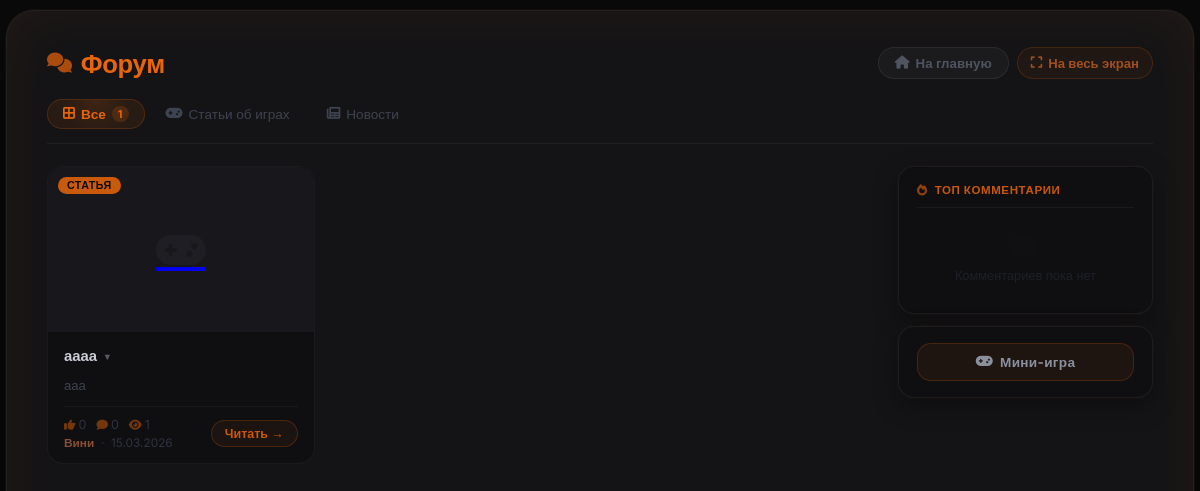
Page /forum on the committed database.
### models.py (models this page shows, shortened)
class Article(db.Model):
    __tablename__ = 'articles'
    id          = db.Column(db.Integer, primary_key=True)
    title       = db.Column(db.String(300), nullable=False)
    preview     = db.Column(db.Text, nullable=True)       # краткое описание
    content     = db.Column(db.Text, nullable=False)
    image       = db.Column(db.String(500), nullable=True)  # URL изображения (старый способ)
    image_file  = db.Column(db.String(300), nullable=True)  # имя файла загруженного изображения
    video_url   = db.Column(db.String(500), nullable=True)  # ссылка на YouTube
    video_file  = db.Column(db.String(300), nullable=True)  # загруженный видео-файл
    category    = db.Column(db.String(50), default='article')
    views       = db.Column(db.Integer, default=0)
    likes       = db.Column(db.Integer, default=0)
    dislikes    = db.Column(db.Integer, default=0)
    created_at  = db.Column(db.DateTime, default=datetime.utcnow)
    updated_at  = db.Column(db.DateTime, default=datetime.utcnow, onupdate=datetime.utcnow)
    author_id   = db.Column(db.Integer, db.ForeignKey('users.id'), nullable=False)
    game_id     = db.Column(db.Integer, db.ForeignKey('games.id'), nullable=True)
    comments    = db.relationship('Comment',      backref='article', lazy='dynamic',
                                  cascade='all, delete-orphan')
    votes       = db.relationship('Vote',         backref='article', lazy='dynamic',
                                  cascade='all, delete-orphan')
    extra_pages = db.relationship('ExtraPage',    backref='article', lazy='dynamic',
                                  cascade='all, delete-orphan')
    dropdown_items = db.relationship('DropdownItem', backref='article', lazy='dynamic',
                                     cascade='all, delete-orphan', order_by='DropdownItem.order')
    article_views  = db.relationship('ArticleView',  backref='article', lazy='dynamic',
                                     cascade='all, delete-orphan')
    def get_image_url(self):
        if self.image_file:
            return f'/static/uploads/{self.image_file}'
        if self.image:
            return self.image
        return None

class User(db.Model, UserMixin):
    __tablename__ = 'users'
    id             = db.Column(db.Integer, primary_key=True)
    username       = db.Column(db.String(80),  unique=True, nullable=False)
    email          = db.Column(db.String(120), unique=True, nullable=False)
    password_hash  = db.Column(db.String(256), nullable=False)
    role           = db.Column(db.Integer, default=0)
    created_at     = db.Column(db.DateTime, default=datetime.utcnow)   # дата регистрации
    last_seen      = db.Column(db.DateTime, default=datetime.utcnow)
    banned_until   = db.Column(db.DateTime, nullable=True)
    ban_reason     = db.Column(db.String(500), nullable=True)
    banned_by_id   = db.Column(db.Integer, db.ForeignKey('users.id'), nullable=True)
    recovery_key   = db.Column(db.String(256), nullable=True)  # хеш секретного ключа восстановления
    avatar         = db.Column(db.String(300), nullable=True)   # путь к аватарке
    articles       = db.relationship('Article',  backref='author',     lazy='dynamic', foreign_keys='Article.author_id')
    comments       = db.relationship('Comment',  backref='author',     lazy='dynamic', foreign_keys='Comment.author_id')
    votes          = db.relationship('Vote',     backref='user',       lazy='dynamic')
    extra_pages    = db.relationship('ExtraPage', backref='author',    lazy='dynamic', foreign_keys='ExtraPage.author_id')
    comment_reactions = db.relationship('CommentReaction', backref='user', lazy='dynamic')

### app.py (the view)
@app.route('/forum')
def forum():
    category     = request.args.get('category', 'all')
    q            = Article.query
    if category in ('article', 'news'):
        q = q.filter_by(category=category)
    articles     = q.order_by(Article.created_at.desc()).all()
    top_comments = Comment.query.order_by(Comment.likes.desc()).limit(5).all()
    settings     = SiteSettings.get()
    return render_template('forum.html', articles=articles,
                           category=category, top_comments=top_comments,
                           chaos_button_enabled=settings.chaos_button_enabled)

### app.py (called while the page is built)
@app.before_request
def update_last_seen():
    if current_user.is_authenticated:
        current_user.last_seen = datetime.utcnow()
        db.session.commit()

@app.after_request
def add_security_headers(response):
    response.headers['X-Content-Type-Options'] = 'nosniff'
    response.headers['X-Frame-Options']        = 'DENY'
    response.headers['X-XSS-Protection']       = '1; mode=block'
    response.headers.pop('Server', None)
    response.headers.pop('X-Powered-By', None)
    return response

### models.py (called while the page is built)
    @staticmethod
    def get():
        s = SiteSettings.query.first()
        if not s:
            s = SiteSettings(chaos_button_enabled=False)
            db.session.add(s)
            db.session.commit()
        return s

### templates/forum.html (shortened to what this page needs)
{% extends "base.html" %}
{% block content %}
<div class="forum-outer">
<div class="forum-card">
    <div class="forum-header">
        <h1 class="forum-title"><i class="fas fa-comments"></i> Форум</h1>
        <div style="display:flex; gap:8px; flex-wrap:wrap;">
            <a href="{{ url_for('index') }}" class="btn btn-secondary"><i class="fas fa-home"></i> На главную</a>
            <button id="fsBtn" onclick="toggleFullscreen()" title="На весь экран" style="
                display:inline-flex;align-items:center;gap:6px;padding:7px 13px;border-radius:20px;
                background:rgba(232,101,10,0.06);border:1px solid rgba(232,101,10,0.18);
                color:#a05020;font-size:0.82rem;font-weight:600;cursor:pointer;
                font-family:inherit;transition:all 0.2s;
            " onmouseover="this.style.background='rgba(232,101,10,0.14)';this.style.color='#e8650a';this.style.borderColor='rgba(232,101,10,0.4)'"
               onmouseout="this.style.background='rgba(232,101,10,0.06)';this.style.color='#a05020';this.style.borderColor='rgba(232,101,10,0.18)'">
                <i id="fsBtnIcon" class="fas fa-expand"></i>
                <span id="fsBtnLabel">На весь экран</span>
            </button>
        </div>
    </div>
    <div class="forum-tabs">
        <a href="{{ url_for('forum', category='all') }}" class="tab-link {% if category == 'all' %}active{% endif %}">
            <i class="fas fa-border-all"></i> Все
            {% if category == 'all' and articles %}<span class="tab-count">{{ articles|length }}</span>{% endif %}
        </a>
        <a href="{{ url_for('forum', category='article') }}" class="tab-link {% if category == 'article' %}active{% endif %}">
            <i class="fas fa-gamepad"></i> Статьи об играх
        </a>
        <a href="{{ url_for('forum', category='news') }}" class="tab-link {% if category == 'news' %}active{% endif %}">
            <i class="fas fa-newspaper"></i> Новости
        </a>
    </div>
    <div class="forum-body">
        <div class="cards-grid">
            {% if articles %}
                {% for art in articles %}
                <div class="article-card">
                    <span class="card-badge {{ art.category }}">{% if art.category == 'news' %}Новость{% else %}Статья{% endif %}</span>
                    <a href="{{ url_for('article', article_id=art.id) }}" class="card-thumb-link">
                        {% if art.get_image_url() %}
                            <img src="{{ art.get_image_url() }}" alt="{{ art.title }}" class="card-thumb">
                        {% else %}
                            <div class="card-thumb-ph"><i class="fas fa-{% if art.category == 'news' %}newspaper{% else %}gamepad{% endif %}"></i></div>
                        {% endif %}
                    </a>
                    <div class="card-body">
                        <div class="card-title-wrap">
                            <a href="{{ url_for('article', article_id=art.id) }}" class="card-title">
                                {{ art.title }}
                                {% set drops = art.dropdown_items | selectattr('is_active') | list %}
                                {% if drops %}<span class="drop-arrow">▾</span>{% endif %}
                            </a>
                            {% set drops = art.dropdown_items | selectattr('is_active') | list %}
                        </div>
                        {% if art.preview %}
                            <p class="card-preview">{{ art.preview }}</p>
                        {% elif art.content %}
                            <p class="card-preview">{{ art.content | striptags | truncate(110) }}</p>
                        {% endif %}
                        <div class="card-footer">
                            <div>
                                <div class="card-stats">
                                    <span><i class="fas fa-thumbs-up"></i> {{ art.likes }}</span>
                                    <span><i class="fas fa-comment"></i> {{ art.comments.count() }}</span>
                                    <span><i class="fas fa-eye"></i> {{ art.views }}</span>
                                </div>
                                <div class="card-info" style="margin-top:4px;">
                                    <strong>{{ art.author.username }}</strong> &nbsp;·&nbsp; {{ art.created_at.strftime('%d.%m.%Y') }}
                                </div>
                            </div>
                            <a href="{{ url_for('article', article_id=art.id) }}" class="read-btn">Читать →</a>
                        </div>
                    </div>
                </div>
                {% endfor %}
            {% else %}
                <div class="cards-empty">
                    <i class="fas fa-comments"></i>
                    <p>Статей пока нет</p>
                </div>
            {% endif %}
        </div>
        <aside class="forum-sidebar">
            <div class="sidebar-block">
                <div class="sb-title"><i class="fas fa-fire"></i> Топ комментарии</div>
                {% if top_comments %}
                    {% for comment in top_comments %}
                    <div class="top-comment">
                        <div class="tc-author"><i class="fas fa-user" style="font-size:0.65rem; margin-right:3px;"></i>{{ comment.author.username }}</div>
                        <div class="tc-text">{{ comment.content }}</div>
                        <div class="tc-stats"><span><i class="fas fa-thumbs-up"></i> {{ comment.likes }}</span><span><i class="fas fa-thumbs-down"></i> {{ comment.dislikes }}</span></div>
                        <a href="{{ url_for('article', article_id=comment.article_id) }}#comment-{{ comment.id }}" class="tc-link">→ {{ comment.article.title | truncate(28) }}</a>
                    </div>
                    {% endfor %}
                {% else %}
                    <div style="color:#1e2028; font-size:0.8rem; text-align:center; padding:14px 0;">
                        <i class="fas fa-comment-slash" style="display:block; font-size:1.6rem; margin-bottom:7px; opacity:0.08;"></i>
                    </div>
                {% endif %}
            </div>
            <div class="sidebar-block">
                <button id="ogOpenBtn" style="
                    width:100%; padding:10px 0; border-radius:14px; font-size:0.85rem;
                    font-weight:700; cursor:pointer; font-family:inherit;
                    background:rgba(232,101,10,0.07); border:1px solid rgba(232,101,10,0.2);
                    color:#8a909e; letter-spacing:0.3px; transition:all 0.2s;
                    display:flex; align-items:center; justify-content:center; gap:7px;
                " onmouseover="this.style.background='rgba(232,101,10,0.14)';this.style.color='#e8650a';this.style.borderColor='rgba(232,101,10,0.4)';"
                   onmouseout="this.style.background='rgba(232,101,10,0.07)';this.style.color='#8a909e';this.style.borderColor='rgba(232,101,10,0.2)';">
                    <i class="fas fa-gamepad"></i> Мини-игра
                </button>
            </div>
        </aside>
    </div>
</div>
</div>
{% endblock %}

### templates/base.html (style rules this page uses)
* { margin:0; padding:0; box-sizing:border-box; }
body { background:#0a0a0b; color:#f0f0f0; font-family:'Inter',sans-serif; min-height:100vh; display:flex; justify-content:center; align-items:center; padding:20px; }
h1, h2 { color:#ff6600; margin-bottom:20px; }
.btn { background:#e8650a; color:#0a0a0b; border:none; padding:12px 24px; border-radius:60px; cursor:pointer; font-weight:600; transition:0.2s; }
.btn-secondary { background:rgba(255,255,255,0.04); color:#c9cdd6; border:1px solid rgba(232,101,10,0.25); }

### rows in the picture
Article: category "СТАТЬЯ", title "аааа", preview "ааа", likes "0", comments.count "0", views "1", author.username "Вини", created_at "15.03.2026"

### other values in the picture
{{ articles|length }} "1"
